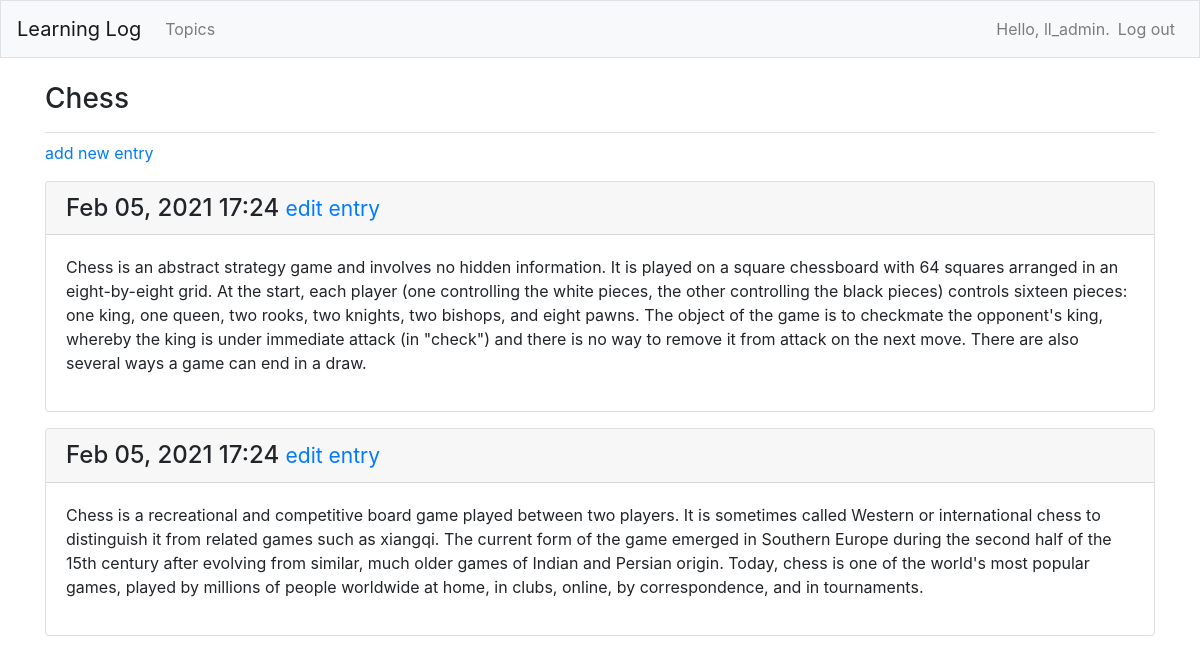
The page /topics/1/ (signed in) on the database its author committed.
### learning_logs/models.py (models this page shows, shortened)
class Topic(models.Model):
    text = models.CharField(max_length=200)
    date_added = models.DateTimeField(auto_now_add=True)
    owner = models.ForeignKey(User, on_delete=models.CASCADE)
    def __str__(self):
        return self.text

class Entry(models.Model):
    topic = models.ForeignKey(Topic, on_delete=models.CASCADE)
    text = models.TextField()
    date_added = models.DateTimeField(auto_now_add=True)
    class Meta:
        verbose_name_plural = 'entries'

### learning_logs/views.py (the view)
# urls.py: path('topics/<int:topic_id>/', views.topic, name='topic'),
@login_required
def topic(request, topic_id):
    topic = Topic.objects.get(id=topic_id)
    if topic.owner != request.user:
        raise Http404
    entries = topic.entry_set.order_by('-date_added')
    context = {'topic': topic, 'entries': entries}
    return render(request, 'learning_logs/topic.html', context)

### learning_logs/templates/learning_logs/topic.html
{% extends 'learning_logs/base.html' %}
{% block page_header %}
    <h3>{{ topic }}</h3>
{% endblock page_header %}
{% block content %}
    <p>
        <a href="{% url 'learning_logs:new_entry' topic.id %}">add new entry</a>
    </p>
    {% for entry in entries %}
        <div class="card mb-3">
            <h4 class="card-header">
                {{ entry.date_added|date:'M d, Y H:i' }}
                <small><a href="{% url 'learning_logs:edit_entry' entry.id %}">
                   edit entry</a></small>
            </h4>
            <div class="card-body">
                {{ entry.text|linebreaks }}
            </div>
        </div>
        {% empty %}
            <p>There are no entries for this topic yet.</p>
        {% endfor %}
{% endblock content %}

### learning_logs/templates/learning_logs/base.html (shortened to what this page needs)
{% load bootstrap4 %}
<!doctype html>
<html lang="en">
    <head>
        {% bootstrap_css %}
    </head>
    <body>
        <nav class="navbar navbar-expand-md navbar-light bg-light mb-4 border">
            <a class="navbar-brand" href="{% url 'learning_logs:index'%}">
                Learning Log</a>
            <div class="collapse navbar-collapse" id="navbarCollapse">
                <ul class="navbar-nav mr-auto">
                    <li class="nav-item">
                        <a class="nav-link" href="{% url 'learning_logs:topics'%}">
                            Topics</a></li>
                </ul>
                <ul class="navbar-nav ml-auto">
                    {% if user.is_authenticated %}
                        <li class="nav-item">
                            <span class="navbar-text"}">Hello, {{ user.username }}.</span>
                        </li>
                        <li class="nav-item">
                            <a class="nav-link" href="{% url 'users:logout' %}">Log out</a>
                        </li>
                    {% else %}
                        <li class="nav-item">
                            <a class="nav-link" href="{% url 'users:register' %}">Register</a>
                        </li>
                        <li class="nav-item">
                            <a class="nav-link" href="{% url 'users:login' %}">Log in</a></li>
                    {% endif %}
                </ul>
            </div>
        </nav>
        <main role="main" class="container">
            <div class="pb-2 mb-2 border-bottom">
                {% block page_header %}{% endblock page_header %}
            </div>
            <div>
                {% block content %}{% endblock content %}
            </div>
        </main>
    </body>
</html>

### rows shown on the page
Topic: text "Chess"
Entry: date_added "Feb 05, 2021 17:24", text "Chess is an abstract strategy game and involves no hidden information. It is played on a square chessboard with 64 squares arranged in an eight-by-eight grid. At the start, each player (one controlling the white pieces, the other controlling the black pieces) controls sixteen pieces: one king, one queen, two rooks, two knights, two bishops, and eight pawns. The object of the game is to checkmate the opponent's king, whereby the king is under immediate attack (in \"check\") and there is no way to remove it from attack on the next move. There are also several ways a game can end in a draw."
Entry: date_added "Feb 05, 2021 17:24", text "Chess is a recreational and competitive board game played between two players. It is sometimes called Western or international chess to distinguish it from related games such as xiangqi. The current form of the game emerged in Southern Europe during the second half of the 15th century after evolving from similar, much older games of Indian and Persian origin. Today, chess is one of the world's most popular games, played by millions of people worldwide at home, in clubs, online, by correspondence, and in tournaments."

### other values the page prints
{{ user.username }} "ll_admin"
